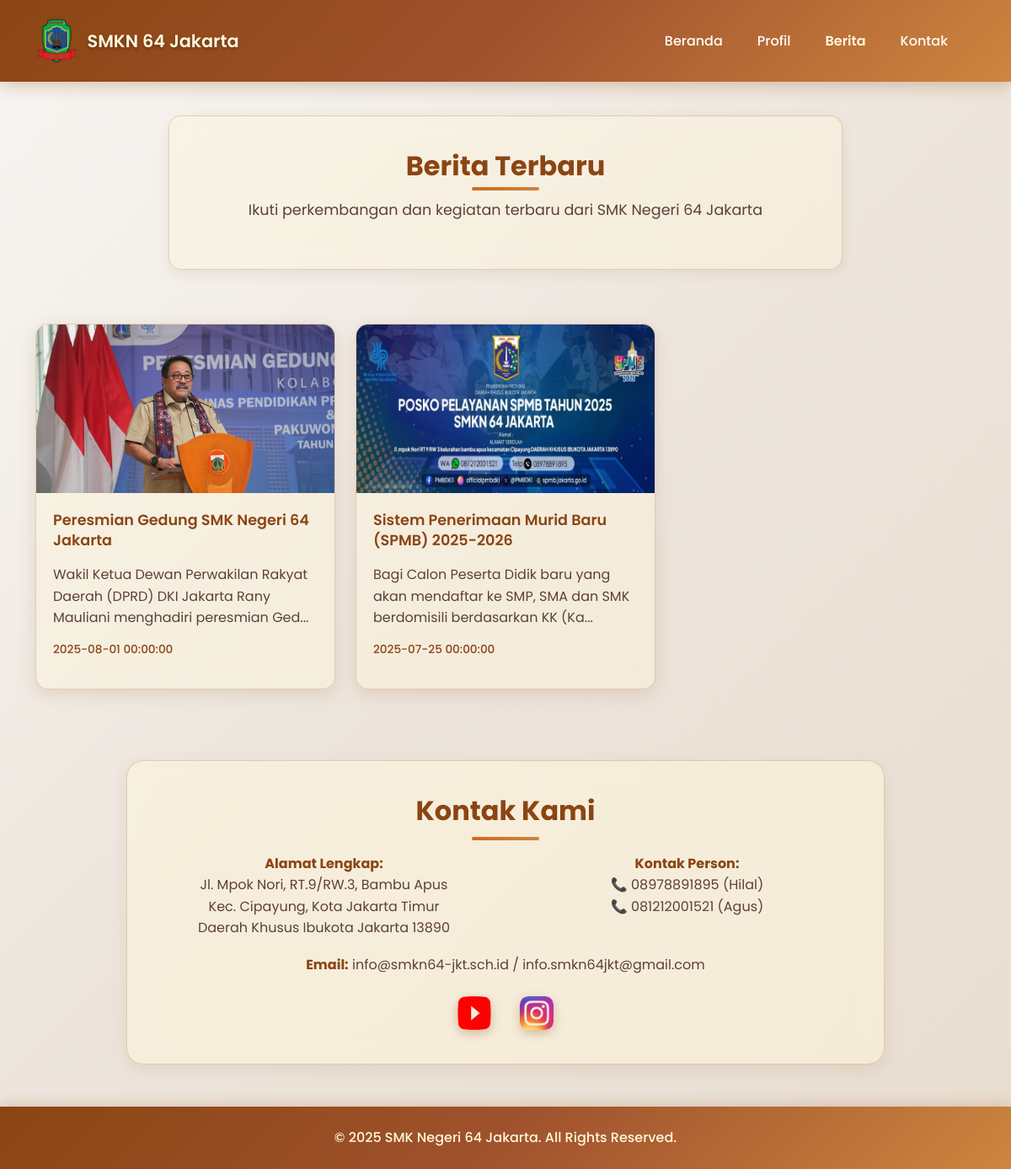
The app's page /web_sekolah_api/berita.php with its own data.
### tables this page shows
CREATE TABLE `berita` (
  `id_berita` int NOT NULL,
  `judul` varchar(100) NOT NULL,
  `isi` text NOT NULL,
  `tanggal` datetime DEFAULT CURRENT_TIMESTAMP,
  `gambar` varchar(100) DEFAULT NULL,
  `id_admin` int DEFAULT NULL
);

### web_sekolah_api/berita.php (the view, shortened to what this page needs)
<?php
include 'koneksi.php';
$sql = "SELECT * FROM berita ORDER BY tanggal DESC";
$result = $conn->query($sql);
?>
<!DOCTYPE html>
<html lang="id">
<head>
    <link href="https://cdn.jsdelivr.net/npm/bootstrap@5.3.2/dist/css/bootstrap.min.css" rel="stylesheet">
</head>
<body>
<nav class="navbar navbar-expand-lg navbar-custom py-3">
    <div class="container">
        <a class="navbar-brand d-flex align-items-center" href="index.php">
            <img src="assets/img/logo.png" alt="Logo Sekolah">
            <span>SMKN 64 Jakarta</span>
        </a>
        <div class="collapse navbar-collapse" id="navbarNav">
            <ul class="navbar-nav ms-auto">
                <li class="nav-item"><a class="nav-link" href="index.php">Beranda</a></li>
                <li class="nav-item"><a class="nav-link" href="profil.php">Profil</a></li>
                <li class="nav-item"><a class="nav-link active" href="berita.php">Berita</a></li>
                <li class="nav-item"><a class="nav-link" href="#kontak">Kontak</a></li>
            </ul>
        </div>
    </div>
</nav>
<div class="container">
    <div class="header-section">
        <h2>Berita Terbaru</h2>
        <p>Ikuti perkembangan dan kegiatan terbaru dari SMK Negeri 64 Jakarta</p>
    </div>
</div>
<div class="container py-4">
    <div class="row g-4">
        <?php
        if ($result->num_rows > 0) {
            $delay = 0;
            while ($row = $result->fetch_assoc()) {
                echo '<div class="col-12 col-sm-6 col-md-4">
                        <a href="detail_berita.php?id='.$row['id_berita'].'" class="text-decoration-none text-dark">
                            <div class="card card-loading" style="animation-delay: '.$delay.'s">
                                '.($row['gambar'] ? '<img src="assets/img/'.$row['gambar'].'" class="card-img-top" alt="Gambar Berita">' : '').'
                                <div class="card-body">
                                    <h5 class="card-title">'.htmlspecialchars($row['judul']).'</h5>
                                    <p class="card-text">'.substr(htmlspecialchars($row['isi']), 0, 100).'...</p>
                                    <p class="text-muted small">'.htmlspecialchars($row['tanggal']).'</p>
                                </div>
                            </div>
                        </a>
                      </div>';
                $delay += 0.1;
            }
        } else {
            echo '<div class="col-12">
                    <div class="no-berita">
                        <p>Belum ada berita yang tersedia saat ini.</p>
                    </div>
                  </div>';
        }
        ?>
    </div>
</div>
<section id="kontak" class="kontak-section container">
    <h2>Kontak Kami</h2>
    <div class="row">
        <div class="col-md-6">
            <p><strong>Alamat Lengkap:</strong><br>
            Jl. Mpok Nori, RT.9/RW.3, Bambu Apus<br>
            Kec. Cipayung, Kota Jakarta Timur<br>
            Daerah Khusus Ibukota Jakarta 13890</p>
        </div>
        <div class="col-md-6">
            <p><strong>Kontak Person:</strong><br>
            📞 08978891895 (Hilal)<br>
            📞 081212001521 (Agus)</p>
        </div>
    </div>
    <p><strong>Email:</strong> info@smkn64-jkt.sch.id / info.smkn64jkt@gmail.com</p>
    <div class="social-icons mt-4">
        <a href="https://www.youtube.com/@smkn64jakarta22" target="_blank">
            <img src="assets/img/yt.png" alt="YouTube">
        </a>
        <a href="https://www.instagram.com/smkn64jakarta/" target="_blank">
            <img src="assets/img/ig.png" alt="Instagram">
        </a>
    </div>
</section>
<footer>
    &copy; <?php echo date("Y"); ?> SMK Negeri 64 Jakarta. All Rights Reserved.
</footer>
</body>
</html>

### web_sekolah_api/berita.php (style rules this page uses)
* { font-family: 'Poppins', sans-serif; }
body { background: linear-gradient(135deg, #f8f6f3 0%, #ede5dc 50%, #e8ddd0 100%); color: #2c1810; min-height: 100vh; overflow-x: hidden; }
.navbar-custom { background: linear-gradient(135deg, #8B4513 0%, #A0522D 50%, #CD853F 100%); backdrop-filter: blur(10px); box-shadow: 0 4px 20px rgba(139, 69, 19, 0.3); position: sticky; top: 0; z-index: 1000; }
.navbar-brand img { height: 55px; margin-right: 12px; }
.navbar-brand span { color: #FFF8DC; font-weight: 600; font-size: 1.3rem; text-shadow: 0 2px 4px rgba(0, 0, 0, 0.3); }
.nav-link { color: #ffffffff !important; margin-right: 25px; font-weight: 500; transition: color 0.3s ease; }
.nav-link.active { color: #FFF8DC !important; font-weight: 600; }
.header-section { background: rgba(255, 248, 220, 0.4); backdrop-filter: blur(15px); border: 1px solid rgba(139, 69, 19, 0.2); border-radius: 15px; box-shadow: 0 4px 15px rgba(139, 69, 19, 0.1); padding: 40px 30px; margin: 40px auto; text-align: center; max-width: 800px; }
.header-section h2 { color: #8B4513; font-weight: 700; margin-bottom: 15px; position: relative; }
.header-section h2::after { content: ''; position: absolute; bottom: -10px; left: 50%; transform: translateX(-50%); width: 80px; height: 4px; background: linear-gradient(90deg, #D2691E, #CD853F); border-radius: 2px; }
.header-section p { color: #5D4037; font-size: 1.1rem; margin-top: 20px; }
.card { background: rgba(255, 248, 220, 0.4); backdrop-filter: blur(10px); border: 1px solid rgba(139, 69, 19, 0.2); border-radius: 15px; box-shadow: 0 6px 20px rgba(139, 69, 19, 0.15); overflow: hidden; transition: all 0.3s ease; height: 100%; }
.card-img-top { height: 200px; width: 100%; object-fit: cover; transition: transform 0.3s ease; }
.card-body { padding: 20px; }
.card-title { font-weight: 600; color: #8B4513; margin-bottom: 15px; font-size: 1.1rem; line-height: 1.4; }
.card-text { color: #5D4037; line-height: 1.6; margin-bottom: 15px; }
.text-muted.small { color: #8B4513 !important; font-weight: 500; font-size: 0.85rem; }
.text-decoration-none { text-decoration: none !important; }
.kontak-section { padding: 40px 30px; background: rgba(255, 248, 220, 0.5); backdrop-filter: blur(15px); border-radius: 20px; border: 1px solid rgba(139, 69, 19, 0.2); box-shadow: 0 6px 20px rgba(139, 69, 19, 0.1); margin: 60px auto 40px; text-align: center; max-width: 900px; }
.kontak-section h2 { font-weight: 700; color: #8B4513; margin-bottom: 30px; position: relative; }
.kontak-section h2::after { content: ''; position: absolute; bottom: -15px; left: 50%; transform: translateX(-50%); width: 80px; height: 4px; background: linear-gradient(90deg, #D2691E, #CD853F); border-radius: 2px; }
.kontak-section p { color: #5D4037; margin-bottom: 18px; line-height: 1.6; }
.kontak-section strong { color: #8B4513; }
.social-icons a { margin: 0 15px; display: inline-block; transition: transform 0.3s ease; }
.social-icons img { width: 40px; height: 40px; border-radius: 10px; box-shadow: 0 4px 12px rgba(139, 69, 19, 0.3); }
footer { background: linear-gradient(135deg, #8B4513 0%, #A0522D 50%, #CD853F 100%); color: #FFF8DC; font-weight: 500; padding: 25px 0; margin-top: 50px; box-shadow: 0 -3px 15px rgba(139, 69, 19, 0.2); text-align: center; }
html { scroll-behavior: smooth; }
.card-loading { opacity: 0; animation: fadeInUp 0.6s ease forwards; }

### records on screen
berita: gambar (picture), judul "Peresmian Gedung SMK Negeri 64 Jakarta", isi "Wakil Ketua Dewan Perwakilan Rakyat Daerah (DPRD) DKI Jakarta Rany Mauliani menghadiri peresmian Ged", tanggal "2025-08-01 00:00:00"
berita: gambar (picture), judul "Sistem Penerimaan Murid Baru (SPMB) 2025-2026", isi "Bagi Calon Peserta Didik baru yang akan mendaftar ke SMP, SMA dan SMK berdomisili berdasarkan KK (Ka", tanggal "2025-07-25 00:00:00"
